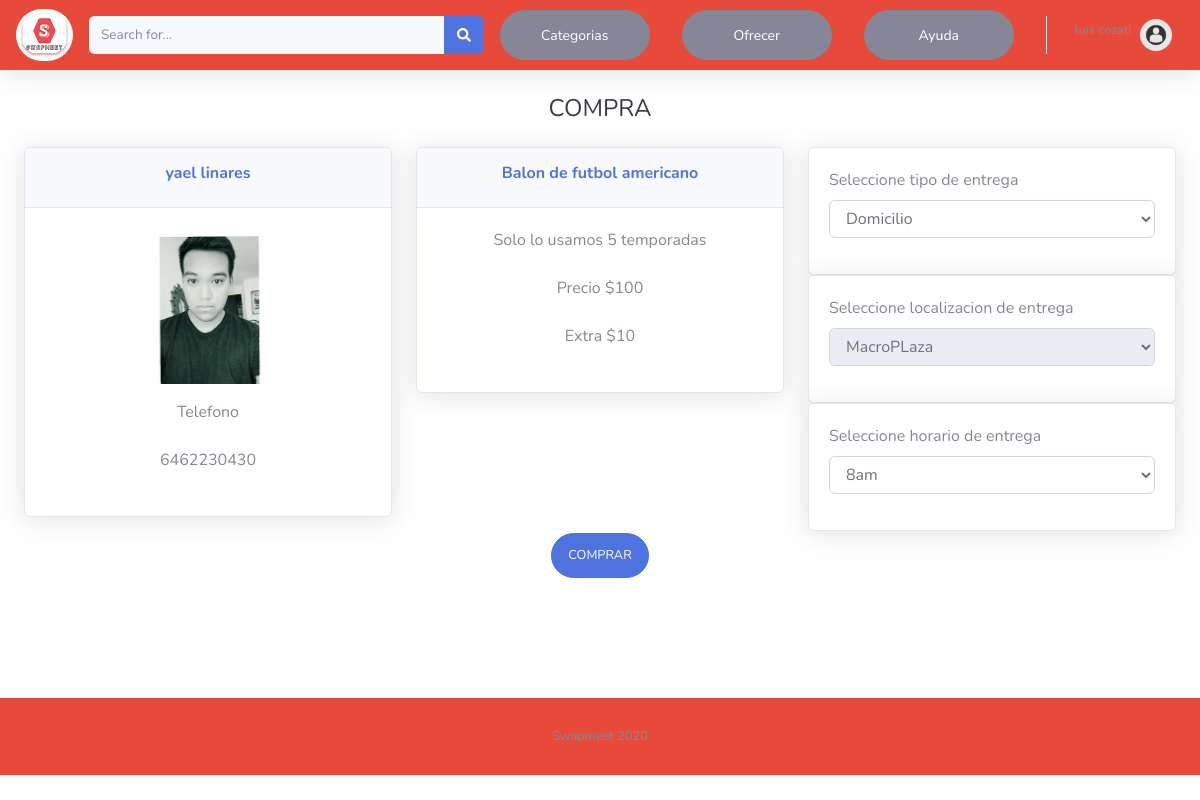
Page /sale.php?saller_id=46 (signed in) on the committed database.
### tables this page shows
CREATE TABLE `users_data` (
  `user_id` int(11) NOT NULL,
  `first_name` varchar(50) NOT NULL,
  `last_name` varchar(50) NOT NULL,
  `password` varchar(50) NOT NULL,
  `age` int(11) NOT NULL,
  `email` varchar(50) NOT NULL,
  `address` varchar(50) NOT NULL,
  `phone` varchar(20) DEFAULT NULL,
  `social_network` varchar(100) DEFAULT NULL,
  `img` varchar(30) DEFAULT NULL
);

CREATE TABLE `products_data` (
  `product_id` int(11) NOT NULL,
  `user_id` int(11) DEFAULT NULL,
  `name` varchar(50) NOT NULL,
  `product_description` varchar(50) DEFAULT NULL,
  `change_description` varchar(50) DEFAULT NULL,
  `status` varchar(50) NOT NULL,
  `price_sale` varchar(50) DEFAULT NULL,
  `price_rental` varchar(20) DEFAULT NULL,
  `img` varchar(50) DEFAULT NULL,
  `time_rental` varchar(20) DEFAULT NULL,
  `sale_type` varchar(50) NOT NULL,
  `product_category` varchar(20) NOT NULL,
  `change_category` varchar(20) DEFAULT NULL
);

### sale.php (the view, shortened to what this page needs)
<?php
include("conexiondb.php");
?>
<!DOCTYPE html>
<html lang="en">
<head>
    <link href="css/all.min.css" rel="stylesheet" type="text/css">
    <link href="css/sb-admin-2.min.css" rel="stylesheet">
</head>
<body id="page-top">
    <div id="content-wrapper" class="d-flex flex-column">
        <div id="content">
        <nav class="navbar navbar-expand navbar-light bg-danger topbar mb-4 static-top shadow">
          <a href="index.php">
            <img src="img/Slogo_b.png" style="border-radius: 35px;" >
          </a>
        <form action="index.php" method="GET" class="d-none d-sm-inline-block form-inline mr-auto ml-md-3 my-2 my-md-0 mw-100 navbar-search">
            <div class="input-group">
                <input type="text" name="q" class="form-control bg-light border-0 small" placeholder="Search for..." aria-label="Search" aria-describedby="basic-addon2">
                <div class="input-group-append">
                    <button type="submit" class="btn btn-primary" type="button">
                        <i class="fas fa-search fa-sm"></i>
                    </button>
                </div>
            </div>
        </form>
          <ul class="navbar-nav ml-auto">
             <li class="nav-item dropdown no-arrow mx-1">
              <a class="nav-link dropdown-toggle" href="#" id="alertsDropdown" role="button" data-toggle="dropdown" aria-haspopup="true" aria-expanded="false">
                <button type="button" class="btn btn-secondary btn-sm" style="border-radius: 25px;width : 150px; height: 50px">Categorias</button>
              </a>
            </li>
           <li class="nav-item dropdown no-arrow mx-1">
                   <a href="product_register.php" class="nav-link dropdown-toggle">
                      <button  type="button" class="btn btn-secondary btn-sm" style="border-radius: 25px;width : 150px; height: 50px">Ofrecer</button>
                  </a>
              </li>
              <li class="nav-item dropdown no-arrow mx-1">
                   <a href="help_support.php" class="nav-link dropdown-toggle">
                      <button  type="button" class="btn btn-secondary btn-sm" style="border-radius: 25px;width : 150px; height: 50px">Ayuda</button>
                  </a>
              </li>
            <?php
            if (isset($_SESSION['user_id'])) {
                $getUserQuery = 'SELECT first_name, last_name FROM users_data WHERE user_id='.$_SESSION['user_id'];
                $getUser = mysqli_query($conexion, $getUserQuery);
                $user = mysqli_fetch_assoc($getUser);
              ?>
                <li class="nav-item dropdown no-arrow">
                    <a class="nav-link dropdown-toggle" href="#" id="userDropdown" role="button" data-toggle="dropdown" aria-haspopup="true" aria-expanded="false">
                        <span class="mr-2 d-none d-lg-inline text-gray-600 small">
                            <label><?php echo $user['first_name']." ".$user['last_name'];?></label>
                        </span>
                        <img class="img-profile rounded-circle" src="img/user.jpg">
                    </a>
                </li>
            <?php } ?>
          </ul>
        </nav>
                            <div class="container-fluid">
                                <div align="center">
                                         <h1 class="h4 text-gray-900 mb-4">COMPRA</h1>
                                 <form id="sale" class="user">
                                     <div class="row">
                                       <?php
                $getUserQuery = 'SELECT * FROM users_data WHERE user_id='.$_GET['saller_id'];
                $getUser = mysqli_query($conexion, $getUserQuery);
                $user = mysqli_fetch_assoc($getUser);
              ?>
                                          <div class="col-lg-4 ">
                                              <div class="card shadow mb-3 text-center">
                                                    <div class="card-header py-3">
                                                        <h6 class="m-0 font-weight-bold text-primary"><label id="lbl_nombre"><?php echo $user['first_name'].' '.$user['last_name']; ?></label></h6>
                                                    </div>
                                                    <div class="card-body">
                                                           <div class="text-center">
                                                                <img style="width: 60%;" class="img-fluid px-3 px-sm-4 mt-2 mb-3" style="width: 25rem;" src="<?php echo $user['img']; ?>" alt="">
                                                             <p>
                                                                 <label>Telefono</label>
                                                             </p>
                                                             <p>
                                                                 <label id="lbl_tel"><?php echo $user['phone'];?></label>
                                                             </p>
                                                          </div>
                                                  </div>
                                              </div>
                                         </div>
                                          <div class="col-lg-4">
                                              <?php
                                              $getProductQuery = 'SELECT * FROM products_data WHERE user_id='.$_SESSION['user_id'];
                $getProduct = mysqli_query($conexion, $getProductQuery);
                $Product = mysqli_fetch_assoc($getProduct);
?>
                                              <div class="card shadow mb-3 text-center">
                                                    <div class="card-header py-3">
                                                        <h6 class="m-0 font-weight-bold text-primary"><label id="lbl_nombre_art"><?php echo $Product['name'];?></label></h6>
                                                    </div>
                                                    <div class="card-body">
                                                           <div class="text-center">
                                                             <p>
                                                                 <label id="lbl_descp"><?php echo $Product['product_description']?></label>
                                                             </p>
                                                             <p>
                                                                 <label id="lbl_precio">Precio $<?php echo $Product['price_sale'];?></label>
                                                             </p>
                                                             <p>
                                                                 <label id="extra">Extra $<?php echo $Product['price_sale']*0.10;?></label>
                                                             </p>
                                                          </div>
                                                  </div>
                                              </div>
                                         </div>
                                          <div class="col-lg-4 ">
                                              <div class="card shadow text-left">
                                                    <div class="card-body">
                                                          <label>Seleccione tipo de entrega</label>
                                                          <div class="form-group">
                                                              <select class="form-control form-control-registro " id="type_delivery">
                                                                 <option>Domicilio</option>
                                                             </select>
                                                        </div>
                                                    </div>
                                              </div>
                                              <div class="card shadow text-left">
                                                    <div class="card-body">
                                                          <label>Seleccione localizacion de entrega</label>
                                                          <div class="form-group">
                                                              <select class="form-control form-control-registro " id="delivery">
                                                                 <option>MacroPLaza</option>
                                                             </select>
                                                        </div>
                                                    </div>
                                              </div>
                                               <div class="card shadow text-left">
                                                    <div class="card-body">
                                                          <label>Seleccione horario de entrega</label>
                                                          <div class="form-group">
                                                              <select class="form-control form-control-registro " id="delivery_time">
                                                                 <option>8am</option>
                                                             </select>
                                                        </div>
                                                    </div>
                                              </div>
                                         </div>
                                    </div>
                                     <button href="#" class="btn btn-primary btn-user">
                                            COMPRAR
                                     </button>
                                    <br>
                                   </form>
                                </div>
                            </div>
             </div>
             <br>
             <br>
             <br>
             <br>
             <br>
              <footer class="sticky-footer bg-danger">
                <div class="container my-auto">
                  <div class="copyright text-center my-auto">
                    <span>Swapmeet 2020</span>
                  </div>
                </div>
              </footer>
        </div>
</body>
</html>

### rows in the picture
users_data: first_name "yael", last_name "linares", img (picture), phone "6462230430"
products_data: name "Balon de futbol americano", product_description "Solo lo usamos 5 temporadas", price_sale "100", $Product['price_sale']*0.10 "10"
